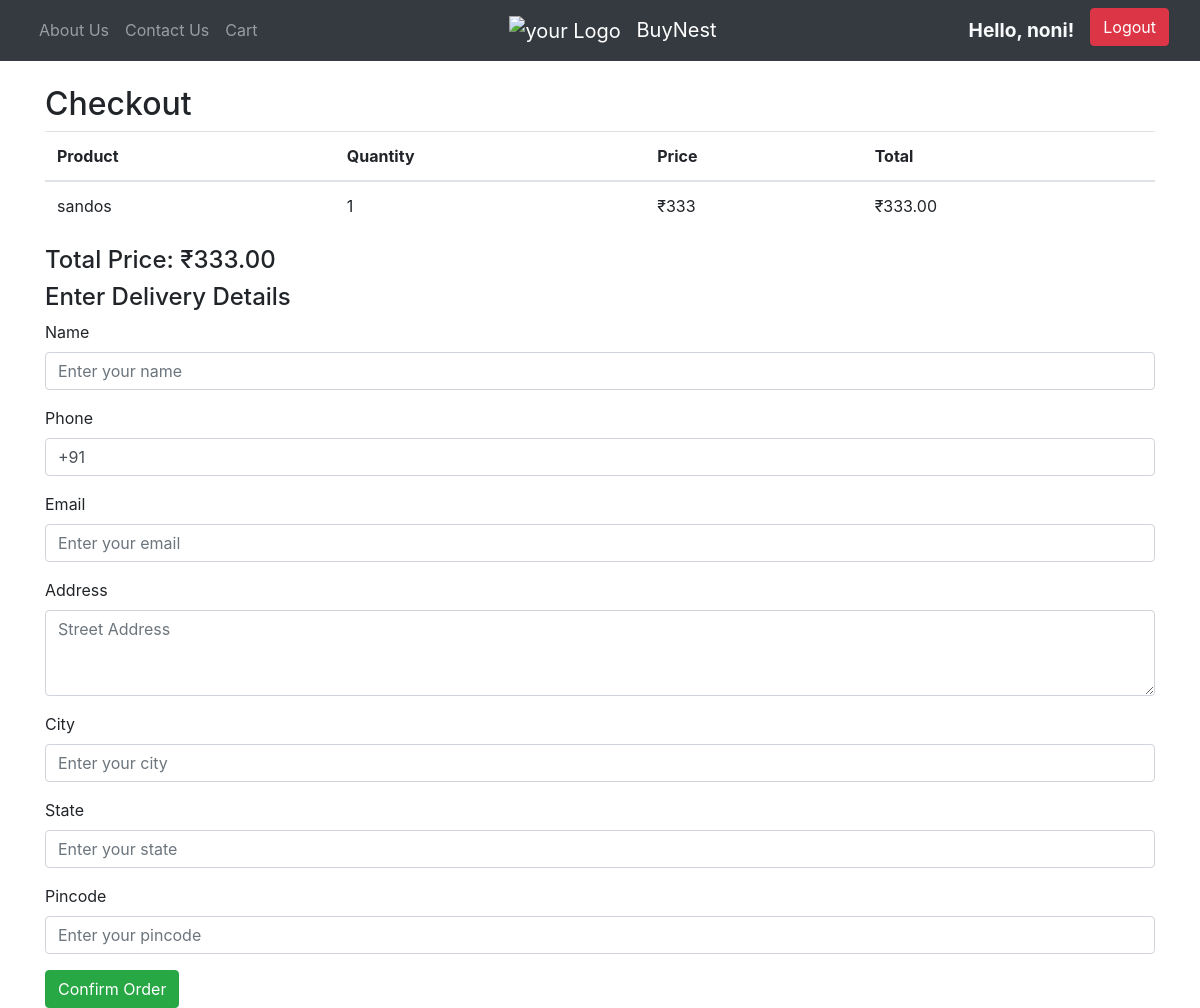
The page /ink/cart/checkout/ (signed in) on the database its author committed.
### ink/models.py (models this page shows, shortened)
class Cart(models.Model):
    user = models.ForeignKey(User, on_delete=models.CASCADE)
    product = models.ForeignKey(product, on_delete=models.CASCADE)
    quantity = models.PositiveIntegerField(default=1)
    added_at = models.DateTimeField(auto_now_add=True)

class product(models.Model):
    product_name = models.CharField(max_length=50)
    category = models.CharField(max_length=50, default="")
    sub_category = models.CharField(max_length=50, default="")
    desc = models.CharField(max_length=300)
    pub_date = models.DateField()
    image = models.ImageField(upload_to="ink/images", default="")
    price = models.IntegerField(default=0)

### ink/views.py (the view, shortened to what this page needs)
# urls.py: path('cart/checkout/', views.checkout_view, name='checkout'),
def checkout_view(request):
    cart_items = Cart.objects.filter(user=request.user)
    if cart_items.exists():  # Ensure cart is not empty
        total_price = sum([item.product.price * item.quantity for item in cart_items])
    else:
        total_price = 0  # If no items in cart, set total price to 0
    return render(request, 'ink/checkout.html', {
        'cart_items': cart_items,
        'total_price': total_price
    })

### ink/templatetags/cart_extras.py (called while the page is built)
@register.filter
def multiply(value, arg):
    try:
        return value * arg
    except (ValueError, TypeError):
        return 0

### ink/templates/ink/checkout.html (shortened to what this page needs)
{% extends "ink/base.html" %}
{% load cart_extras %}
{% block content %}
<h2>Checkout</h2>
<table class="table">
  <thead>
    <tr>
      <th>Product</th>
      <th>Quantity</th>
      <th>Price</th>
      <th>Total</th>
    </tr>
  </thead>
  <tbody>
    {% for item in cart_items %}
    <tr>
      <td>{{ item.product.product_name }}</td>
      <td>{{ item.quantity }}</td>
      <td>₹{{ item.product.price }}</td>
      <td>₹{{ item.product.price|multiply:item.quantity|floatformat:2 }}</td>
    </tr>
    {% endfor %}
  </tbody>
</table>
<div class="total-price">
  <h4>Total Price: ₹{{ total_price|floatformat:2 }}</h4>
</div>
<h4>Enter Delivery Details</h4>
<form method="POST">
  <div class="form-group">
    <label for="name">Name</label>
    <input type="text" name="name" id="name" class="form-control" placeholder="Enter your name" required>
  </div>
  <div class="form-group">
    <label for="phone">Phone</label>
    <input type="text" name="phone" id="phone" class="form-control" placeholder="Enter your phone number" value="+91" required>
</div>
  <div class="form-group">
    <label for="email">Email</label>
    <input type="email" name="email" id="email" class="form-control" placeholder="Enter your email" required>
  </div>
  <div class="form-group">
    <label for="address">Address</label>
    <textarea name="address" id="address" class="form-control" rows="3" placeholder="Street Address" required></textarea>
  </div>
  <div class="form-group">
    <label for="city">City</label>
    <input type="text" name="city" id="city" class="form-control" placeholder="Enter your city" required>
  </div>
  <div class="form-group">
    <label for="state">State</label>
    <input type="text" name="state" id="state" class="form-control" placeholder="Enter your state" required>
  </div>
  <div class="form-group">
    <label for="pincode">Pincode</label>
    <input type="text" name="pincode" id="pincode" class="form-control" placeholder="Enter your pincode" required>
  </div>
  <button type="submit" class="btn btn-success">Confirm Order</button>
</form>
{% endblock content %}

### ink/templates/ink/base.html (shortened to what this page needs)
<!DOCTYPE html>
<html lang="en">
<head>
  <link rel="stylesheet" href="https://stackpath.bootstrapcdn.com/bootstrap/4.5.2/css/bootstrap.min.css">
</head>
<body>
  {% load static %}
  <nav class="navbar navbar-expand-lg navbar-dark bg-dark">
    <div class="container-fluid">
      <div class="navbar-nav me-auto">
        <li class="nav-item">
          <a class="nav-link" href="/ink/about">About Us</a>
        </li>
        <li class="nav-item">
          <a class="nav-link" href="/ink/contact">Contact Us</a>
        </li>
        <li class="nav-item">
          <a class="nav-link" href="/ink/cart">Cart</a>
        </li>
      </div>
      <a class="navbar-brand mx-auto" href="/ink/">
        <img src="{% static '#' %}" alt="your Logo" style="width: 35px; height: 35px; margin-right: 10px;">
        BuyNest
      </a>
      <div class="navbar-nav ms-auto">
        {% if user.is_authenticated %}
          <span class="nav-link text-center font-weight-bold" style="color: #f8f9fa; font-size: 1.2rem;">
            Hello, {{ user.username }}!
          </span>
          <form method="post" action="{% url 'logout' %}" class="ml-2">
            <button type="submit" class="btn btn-danger" style="font-size: 1rem;">
              Logout
            </button>
          </form>
        {% else %}
          <a class="btn btn-primary mx-2" href="{% url 'login' %}" style="font-size: 1.2rem;">
            Login
          </a>
        {% endif %}
      </div>
    </div>
  </nav>
  <div class="container mt-4">
    {% block content %}
    {% endblock content %}
  </div>
</body>
</html>

### rows shown on the page
Cart: product.product_name "sandos", quantity "1", product.price "333", product.price|multiply "333.00"

### other values the page prints
{{ user.username }} "noni"
{{ total_price|floatformat:2 }} "333.00"
